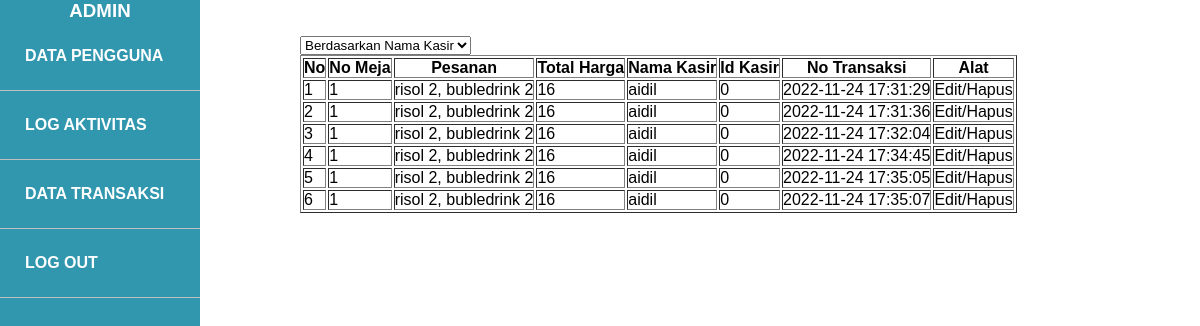
Page /namakasir.php on the committed database.
### tables this page shows
CREATE TABLE `transaksi` (
  `id` int(11) NOT NULL,
  `nomeja` int(11) NOT NULL,
  `pesanan` text NOT NULL,
  `total_harga` bigint(22) NOT NULL,
  `nama_kasir` varchar(26) NOT NULL,
  `id_kasir` int(11) NOT NULL,
  `create_at` timestamp NOT NULL DEFAULT current_timestamp() ON UPDATE current_timestamp()
);

### namakasir.php (the view, shortened to what this page needs)
<!DOCTYPE html>
<html lang="en">
<head>
    <link rel="stylesheet" href="admin.css">
</head>
<body>
  <?php
  include "sidebarad.php"
  ?>
  <div class="data">
<select id="" name="" onchange="location = this.value;">
			        <option value="namakasir.php">Berdasarkan Nama Kasir</option>
			      </select>
    <table class="tb_transaksi" border="1">
            <tr>
                <th>No</th>
                <th>No Meja</th>
                <th>Pesanan</th>
                <th>Total Harga </th>
                <th>Nama Kasir</th>
                <th>Id Kasir</th>
                <th>No Transaksi</th>
                <th>Alat</th>
            </tr>
    <?php
    include "koneksi.php";
    $qry = mysqli_query($conn, "SELECT * FROM transaksi ORDER BY nama_kasir");
    $nomor = 1;
    while($hasil = mysqli_fetch_array($qry)){
    ?>
            <tr>
                <td><?= $nomor++?></td>
                <td><?= $hasil['nomeja']?></td>
                <td><?= $hasil['pesanan']?></td>
                <td><?= $hasil['total_harga']?></td>
                <td><?= $hasil['nama_kasir']?></td>
                <td><?= $hasil['id_kasir']?></td>
                <td><?= $hasil['create_at']?></td>
                <td>
                <a href="edittransaksi.php?id=<?= $hasil['id'];?>">Edit</a>/<a href="hapustransaksi.php?id=<?= $hasil['id'];?>">Hapus</a>
                </td>
            </tr>
            <?php }?>
        </table>
    </div>
</body>
</html>

### admin.css (style rules this page uses)
.data { position: relative; margin-left: 300px; }
table { width: auto; }
table tr td a { text-decoration: none; color: black; }

### sidebar.css (style rules this page uses)
* { font-family: Arial, Helvetica, sans-serif; margin: 0; padding: 0; }

### rows in the picture
transaksi: nomeja "1", pesanan "risol 2, bubledrink 2", total_harga "16", nama_kasir "aidil", id_kasir "0", create_at "2022-11-24 17:31:29"
transaksi: nomeja "1", pesanan "risol 2, bubledrink 2", total_harga "16", nama_kasir "aidil", id_kasir "0", create_at "2022-11-24 17:31:36"
transaksi: nomeja "1", pesanan "risol 2, bubledrink 2", total_harga "16", nama_kasir "aidil", id_kasir "0", create_at "2022-11-24 17:32:04"
transaksi: nomeja "1", pesanan "risol 2, bubledrink 2", total_harga "16", nama_kasir "aidil", id_kasir "0", create_at "2022-11-24 17:34:45"
transaksi: nomeja "1", pesanan "risol 2, bubledrink 2", total_harga "16", nama_kasir "aidil", id_kasir "0", create_at "2022-11-24 17:35:05"
transaksi: nomeja "1", pesanan "risol 2, bubledrink 2", total_harga "16", nama_kasir "aidil", id_kasir "0", create_at "2022-11-24 17:35:07"
